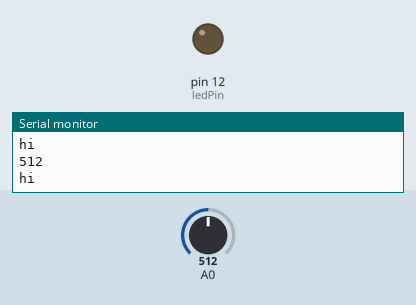
This sketch was run on a simulated Arduino Uno, built with avr-gcc and run on an emulated ATmega328P. Shown: output pins drawn as LEDs (lit = HIGH), the last lines printed to the serial monitor. Inputs (shaded band) come from the test bench; at power-on: A0 = 512.

Above: at 1.2 s.
1.3 s: A0 set to 1009
2.9 s: A0 set to 1023
At 4.4 s:
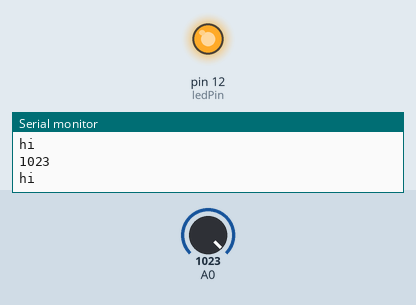
4.7 s: A0 set to 900
At 5.3 s:
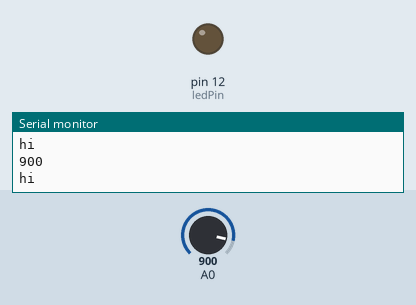
Timing chart, 0 to 7.7 s (numbered marks = the images above; inputs shaded):
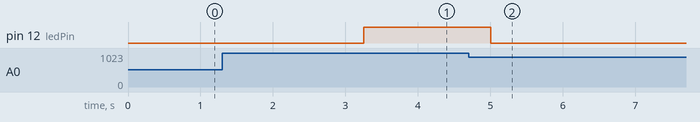

The sketch:

sketch_feb24a.ino
```cpp
const int ledPin=12;
void setup()
{
  Serial.begin(9600);
  pinMode(ledPin,OUTPUT);
}
void loop()
{
  int sensorValue = analogRead(A0);

  Serial.println(sensorValue);
  Serial.println("hi");
  //pauses every 1/4 second
  delay(250);

  if(sensorValue==1023)
  {
     digitalWrite(ledPin,HIGH);
  }
  else
  {
     digitalWrite(ledPin,LOW);
  }

}
```

Measured:
- the behaviour switches between 1022 and 1023 on A0 (found by bisection; images 0 and 1)
- after the input at 2.9 s, pin 12 (ledPin): LOW → HIGH after 0.35 s
- after the input at 4.7 s, pin 12 (ledPin): HIGH → LOW after 0.31 s
